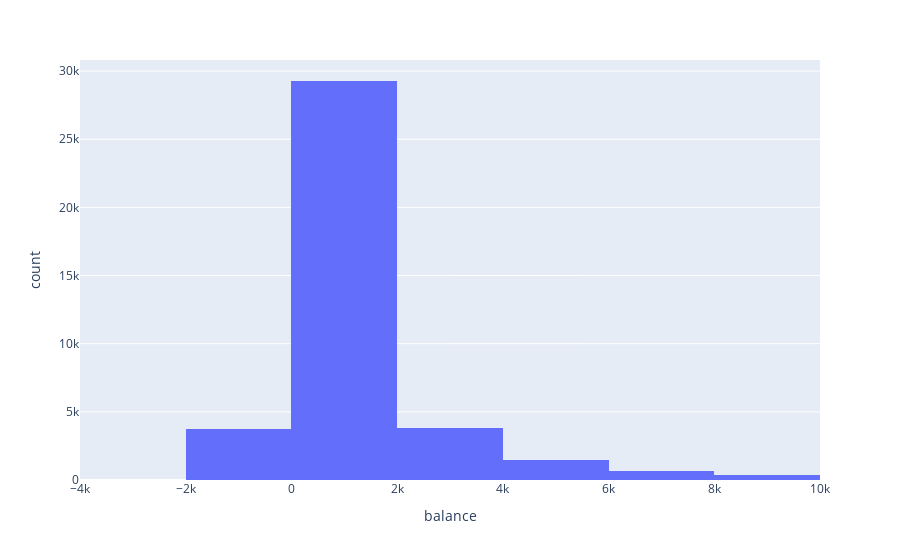

The cell this chart's notebook holds for it:
### Markdown cell above
We can see that the majority of people have age between 30 and 40. After 60 only few samples are present

### Code cell
fig = px.histogram(df[(-3000<= df['balance']) & (df['balance']<=10000)], x="balance",nbins=10)
fig

### Figure 1 — Plotly figure (JSON) as saved in the notebook; plotly's stock layout.template omitted (floating-point values rounded to 4 significant figures; data arrays with more than 128 entries replaced by an {"elided": "..."} marker saying what was removed)
{"data": [{"alignmentgroup": "True", "bingroup": "x", "hovertemplate": "balance=%{x}<br>count=%{y}<extra></extra>", "legendgroup": "", "marker": {"color": "#636efa", "pattern": {"shape": ""}}, "name": "", "nbinsx": 10, "offsetgroup": "", "orientation": "v", "showlegend": false, "type": "histogram", "x": {"elided": "39323 int values"}, "xaxis": "x", "yaxis": "y"}], "layout": {"autosize": true, "barmode": "relative", "legend": {"tracegroupgap": 0}, "margin": {"t": 60}, "xaxis": {"anchor": "y", "autorange": true, "domain": [0, 1], "range": [-4000.0, 10000.0], "title": {"text": "balance"}, "type": "linear"}, "yaxis": {"anchor": "x", "autorange": true, "domain": [0, 1], "range": [0, 30810.0], "title": {"text": "count"}}}}
